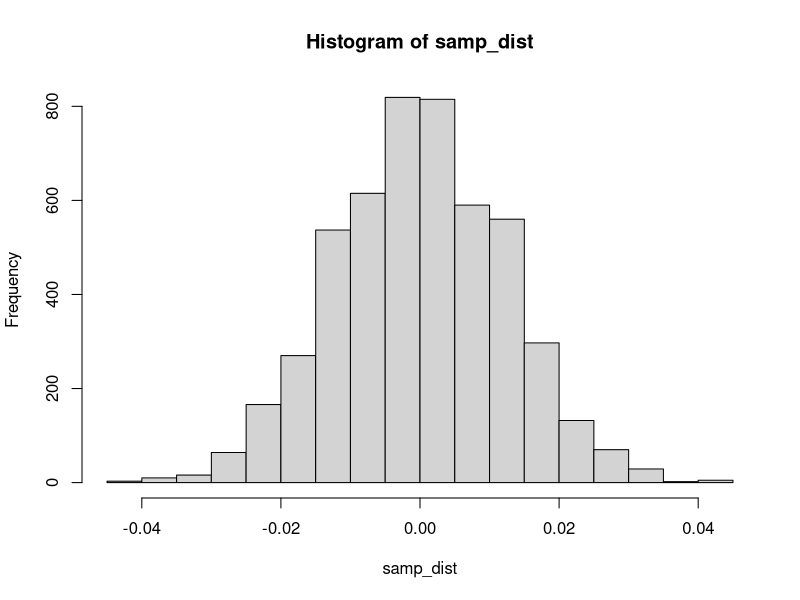

R code for this plot:
## ---- chunk 1
#Q1(a)(ii)
qnorm(0.025,0,1)
qnorm(0.975,0,1)
## ---- chunk 2
#Q1(b)(i)
set.seed(1007249951)
N <- 5000
samp_dist <- numeric(N)   
for (i in seq_along(1:N)) {   
  index <- sample(x = 2576+3753, size = 2085)
  a<-length(which(index<=2576))
  b<-length(which(index>2576))
  p_A <- a / 2576
  p_B <- b / 3753
  samp_dist[i] <- p_A - p_B
}

#Draw the histogram
hist(samp_dist)

obs_diff <- (773/2576) - (1312/3753)
p_value <- sum(samp_dist >= abs(obs_diff) |
                     samp_dist <= -1*abs(obs_diff))/N
p_value
## ---- chunk 3
#Q1(b)(ii)
pvalue <- pnorm(-4.12,0,1)*2
pvalue 
